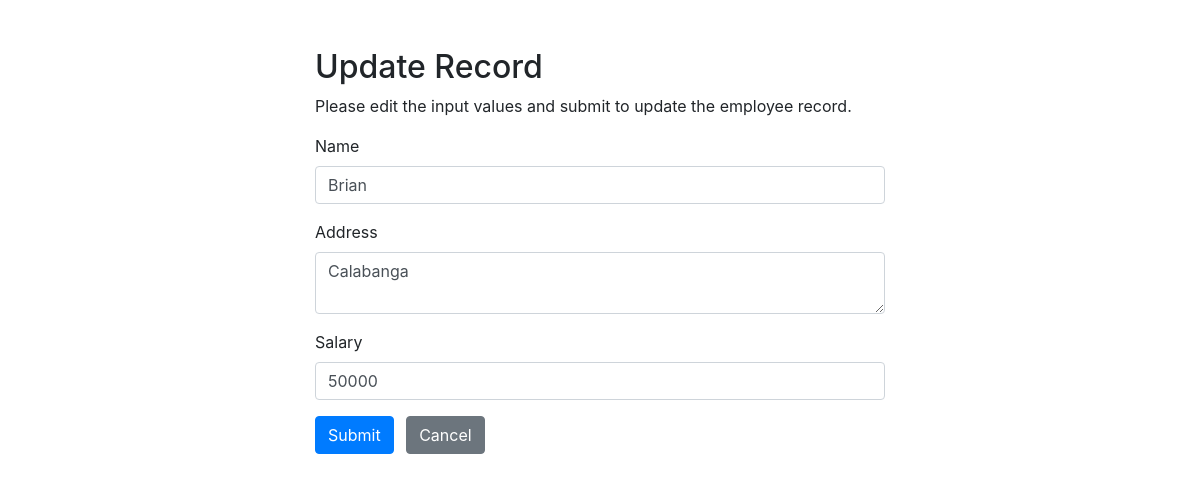
Page /update.php?id=1 on the committed database.
### tables this page shows
CREATE TABLE `employees` (
  `id` int(11) NOT NULL,
  `name` varchar(100) NOT NULL,
  `address` varchar(255) NOT NULL,
  `salary` int(10) NOT NULL
);

### update.php (the view, shortened to what this page needs)
<?php
require_once "config.php";
$name = $address = $salary = "";
$name_err = $address_err = $salary_err = "";
if(isset($_POST["id"]) && !empty($_POST["id"])){
    $id = $_POST["id"];
    $input_name = trim($_POST["name"]);
    if(empty($input_name)){
        $name_err = "Please enter a name.";
    } elseif(!filter_var($input_name, FILTER_VALIDATE_REGEXP, array("options"=>array("regexp"=>"/^[a-zA-Z\s]+$/")))){
        $name_err = "Please enter a valid name.";
    } else{
        $name = $input_name;
    }
    $input_address = trim($_POST["address"]);
    if(empty($input_address)){
        $address_err = "Please enter an address.";
    } else{
        $address = $input_address;
    }
    $input_salary = trim($_POST["salary"]);
    if(empty($input_salary)){
        $salary_err = "Please enter the salary amount.";
    } elseif(!ctype_digit($input_salary)){
        $salary_err = "Please enter a positive integer value.";
    } else{
        $salary = $input_salary;
    }
    if(empty($name_err) && empty($address_err) && empty($salary_err)){
        $sql = "UPDATE employees SET name=?, address=?, salary=? WHERE id=?";
        if($stmt = mysqli_prepare($link, $sql)){
            mysqli_stmt_bind_param($stmt, "sssi", $param_name, $param_address, $param_salary, $param_id);
            $param_name = $name;
            $param_address = $address;
            $param_salary = $salary;
            $param_id = $id;
            if(mysqli_stmt_execute($stmt)){
                header("location: index.php");
                exit();
            } else{
                echo "Oops! Something went wrong. Please try again later.";
            }
        }
        mysqli_stmt_close($stmt);
    }
    mysqli_close($link);
} else{
    if(isset($_GET["id"]) && !empty(trim($_GET["id"]))){
        $sql = "SELECT * FROM employees WHERE id = ?";
        if($stmt = mysqli_prepare($link, $sql)){
            mysqli_stmt_bind_param($stmt, "i", $param_id);
            if(mysqli_stmt_execute($stmt)){
                $result = mysqli_stmt_get_result($stmt);
                if(mysqli_num_rows($result) == 1){
                    $row = mysqli_fetch_array($result, MYSQLI_ASSOC);
                    $name = $row["name"];
                    $address = $row["address"];
                    $salary = $row["salary"];
                } else{
                    header("location: error.php");
                    exit();
                }
            } else{
                echo "Oops! Something went wrong. Please try again later.";
            }
        }
    }  else{
        header("location: error.php");
        exit();
    }
}
?>
<!DOCTYPE html>
<html lang="en">
<head>
    <link rel="stylesheet" href="https://stackpath.bootstrapcdn.com/bootstrap/4.5.2/css/bootstrap.min.css">
</head>
<body>
    <div class="wrapper">
        <div class="container-fluid">
            <div class="row">
                <div class="col-md-12">
                    <h2 class="mt-5">Update Record</h2>
                    <p>Please edit the input values and submit to update the employee record.</p>
                    <form action="<?php echo htmlspecialchars(basename($_SERVER['REQUEST_URI'])); ?>" method="post">
                        <div class="form-group">
                            <label>Name</label>
                            <input type="text" name="name" class="form-control <?php echo (!empty($name_err)) ? 'is-invalid' : ''; ?>" value="<?php echo $name; ?>">
                        </div>
                        <div class="form-group">
                            <label>Address</label>
                            <textarea name="address" class="form-control <?php echo (!empty($address_err)) ? 'is-invalid' : ''; ?>"><?php echo $address; ?></textarea>
                        </div>
                        <div class="form-group">
                            <label>Salary</label>
                            <input type="text" name="salary" class="form-control <?php echo (!empty($salary_err)) ? 'is-invalid' : ''; ?>" value="<?php echo $salary; ?>">
                        </div>
                        <input type="submit" class="btn btn-primary" value="Submit">
                        <a href="index.php" class="btn btn-secondary ml-2">Cancel</a>
                    </form>
                </div>
            </div>
        </div>
    </div>
</body>
</html>

### update.php (style rules this page uses)
.wrapper { width: 600px; margin: 0 auto; }

### rows in the picture
employees: name "Brian", address "Calabanga", salary "50000"
